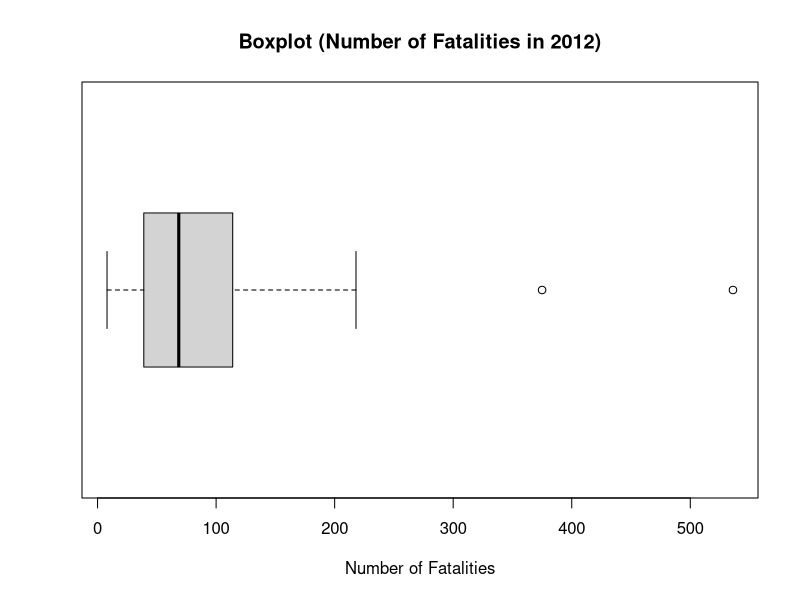
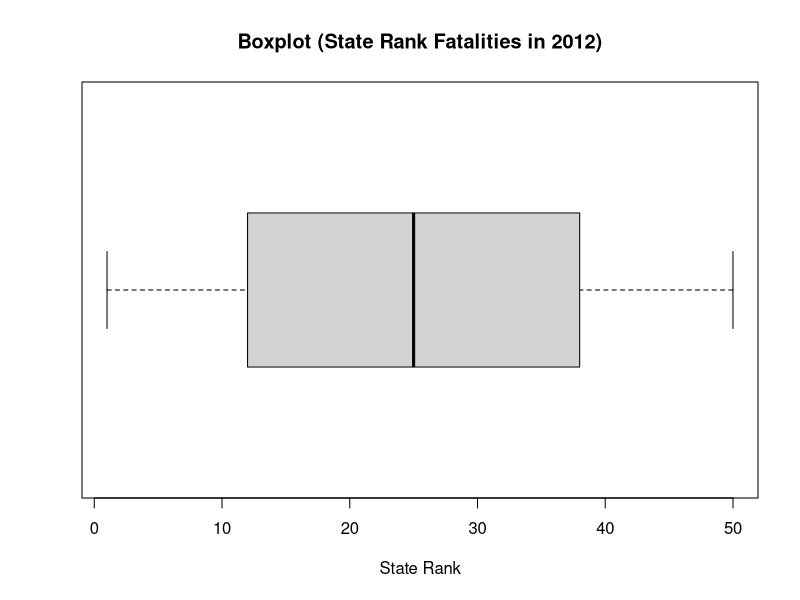
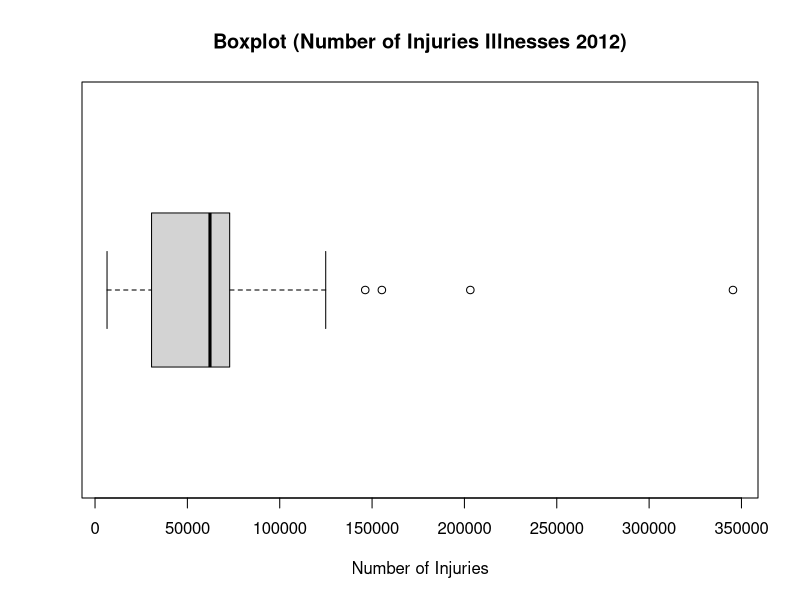
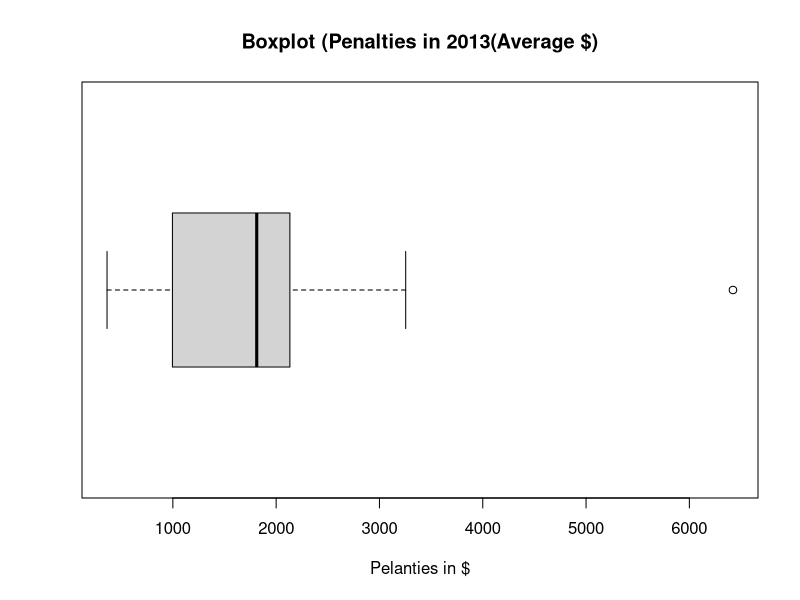
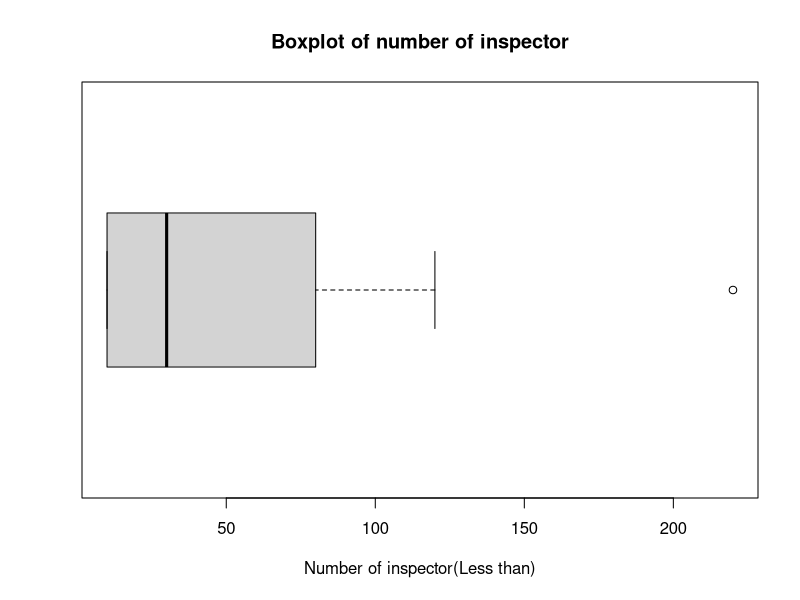
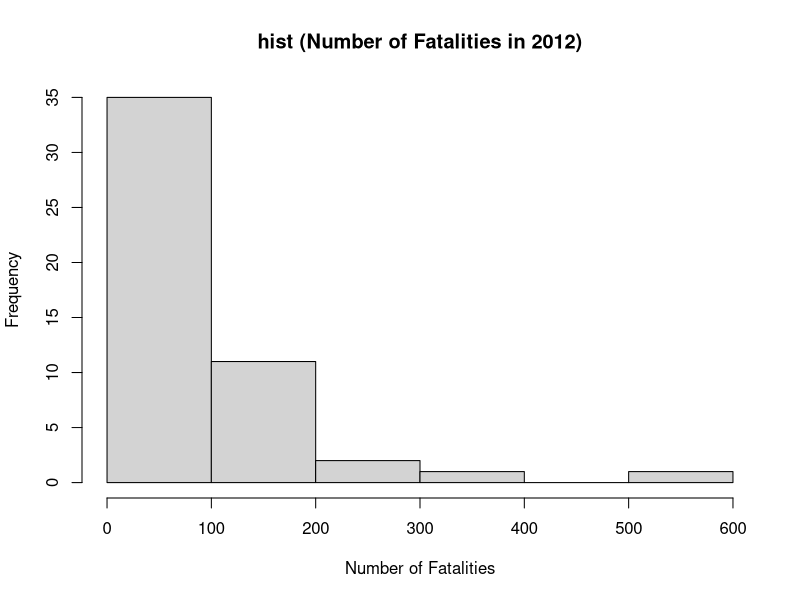
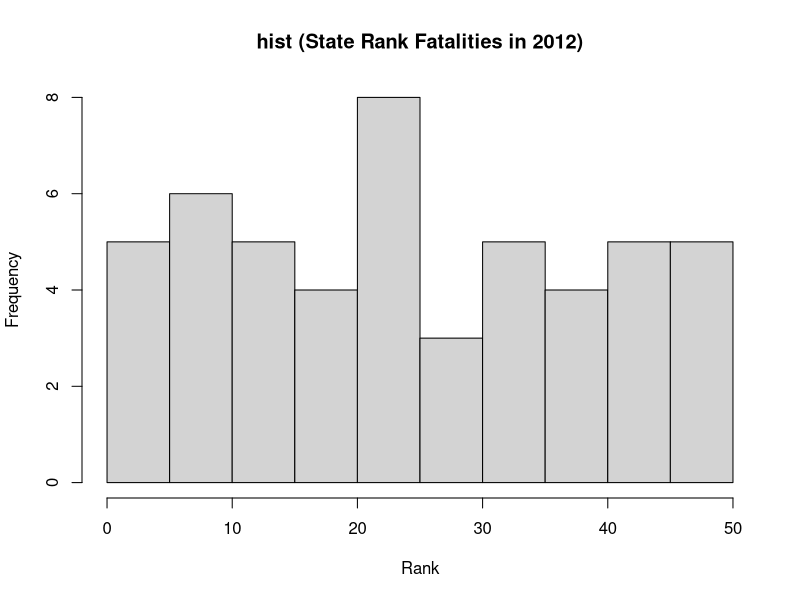
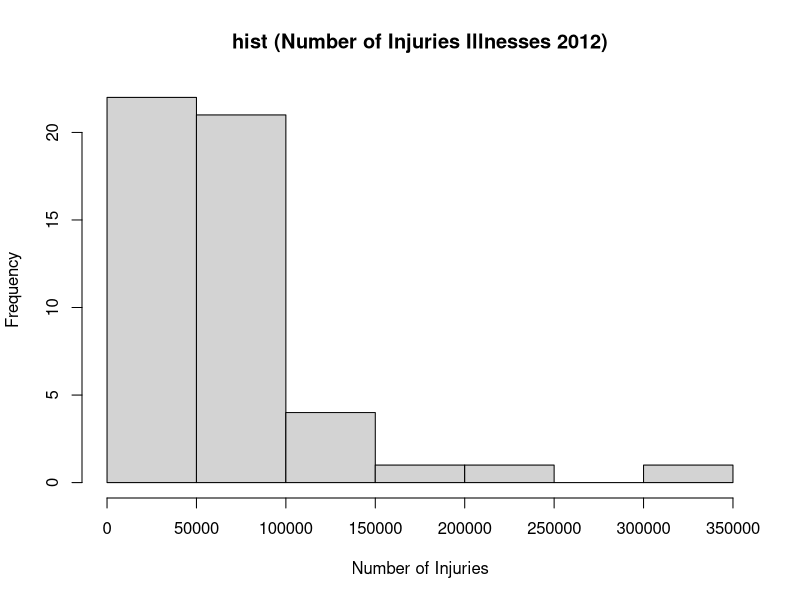

Here is the R script that generated these plots, in order:
#Tanjim Talukder
#Milestone Project 
# Due 4 OCT

# Set Directory 
setwd("~/Desktop")


#Read The file
fatalities<-read.csv('2012_workplace_Fatalities_by_State.csv')


#Recall the Data
fat1<-fatalities
fat2<-fatalities


# Deal with the missing data
fat2$Number.of.Injuries.Illnesses.2012[which(is.na(fat1$Number.of.Injuries.Illnesses.2012))] <-mean(fat2$Number.of.Injuries.Illnesses.2012,na.rm = TRUE)


library(e1071)


#1  column Number of Fatalities, 2012
# Mean
mean(fat2$Number.of.Fatalities..2012)
#standard deviations
sd(fat2$Number.of.Fatalities..2012)
median(fat2$Number.of.Fatalities..2012)
skewness(fat2$Number.of.Fatalities..2012)
kurtosis(fat2$Number.of.Fatalities..2012)
2*sqrt(6/length(fat2$Number.of.Fatalities..2012))
4*sqrt(6/length(fat2$Number.of.Fatalities..2012))



#2 column Penalties FY 2013 (Average$)
# Mean
mean(fat2$Penalties.FY.2013..Average...)
#standard deviations
sd(fat2$Penalties.FY.2013..Average...)
median(fat2$Penalties.FY.2013..Average...)
skewness(fat2$Penalties.FY.2013..Average...)
kurtosis(fat2$Penalties.FY.2013..Average...)
2*sqrt(6/length(fat2$Penalties.FY.2013..Average...))
4*sqrt(6/length(fat2$Penalties.FY.2013..Average...))



#3 Column Number.of.Injuries.Illnesses.2012
mean(fat2$Number.of.Injuries.Illnesses.2012)
#standard deviations
sd(fat2$Number.of.Injuries.Illnesses.2012)
median(fat2$Number.of.Injuries.Illnesses.2012)
skewness(fat2$Number.of.Injuries.Illnesses.2012)
kurtosis(fat2$Number.of.Injuries.Illnesses.2012)
2*sqrt(6/length(fat2$Number.of.Injuries.Illnesses.2012))
4*sqrt(6/length(fat2$Number.of.Injuries.Illnesses.2012))




#Box Plot each of the numeric data 
boxplot(fat2$Number.of.Fatalities..2012,horizontal=TRUE,main="Boxplot (Number of Fatalities in 2012)",xlab="Number of Fatalities")
boxplot(fat2$State.Rank..Fatalities.2012,horizontal=TRUE,xlab="State Rank" ,main="Boxplot (State Rank Fatalities in 2012)")
boxplot(fat2$Number.of.Injuries.Illnesses.2012,horizontal=TRUE,xlab="Number of Injuries",main="Boxplot (Number of Injuries Illnesses 2012)")
boxplot(fat2$Penalties.FY.2013..Average...,horizontal=TRUE,xlab="Pelanties in $",main="Boxplot (Penalties in 2013(Average $)")
boxplot((fat2$Inspectors..less.than.),horizontal=TRUE,main="Boxplot of number of inspector",xlab="Number of inspector(Less than)")


# Histogram each of the numeric column 
hist(fat2$Number.of.Fatalities..2012,main="hist (Number of Fatalities in 2012)",xlab = "Number of Fatalities")
hist(fat2$State.Rank..Fatalities.2012, main="hist (State Rank Fatalities in 2012)",xlab = "Rank")
hist(fat2$Number.of.Injuries.Illnesses.2012,main="hist (Number of Injuries Illnesses 2012)",xlab = "Number of Injuries")
hist(fat2$Penalties.FY.2013..Average...,main="hist (Penalties in 2013(Average $)",xlab="Dollar Amount $")
hist((fat2$Inspectors..less.than.),main="Hist of number of inspector",xlab="Number of inspector(Less than)")












